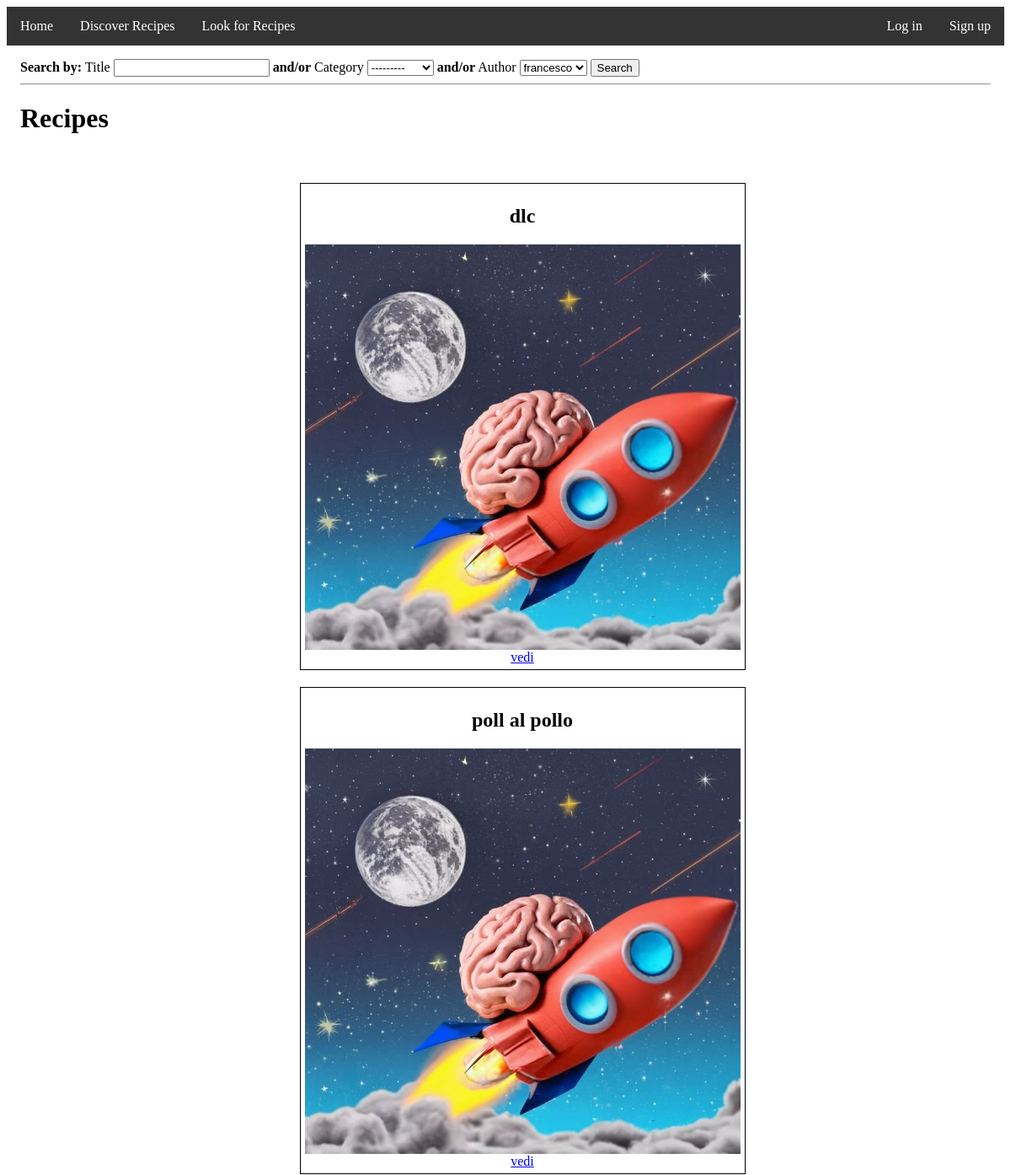
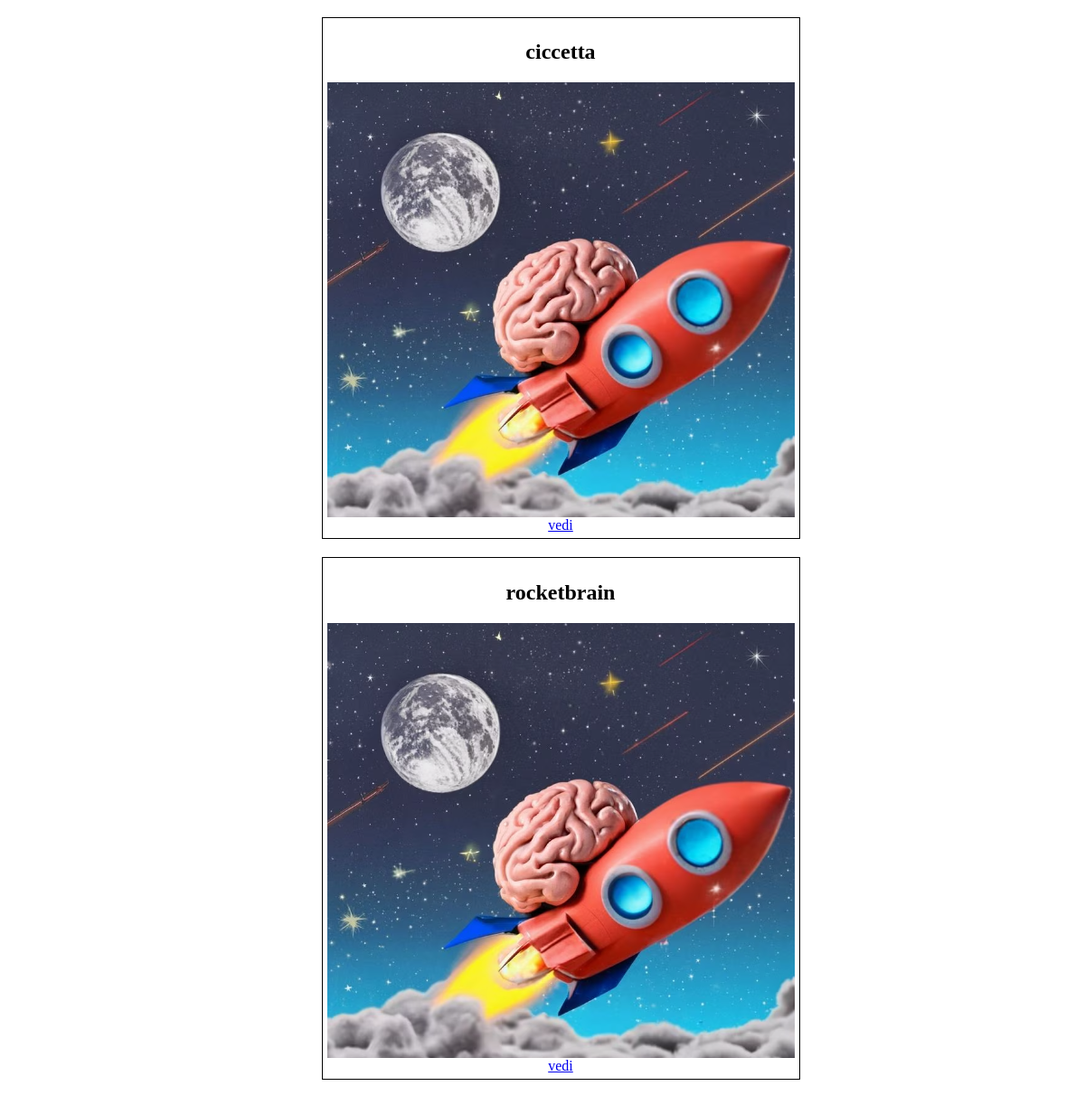
The page /search/ on the database as committed earlier (2 pictures, top to bottom).
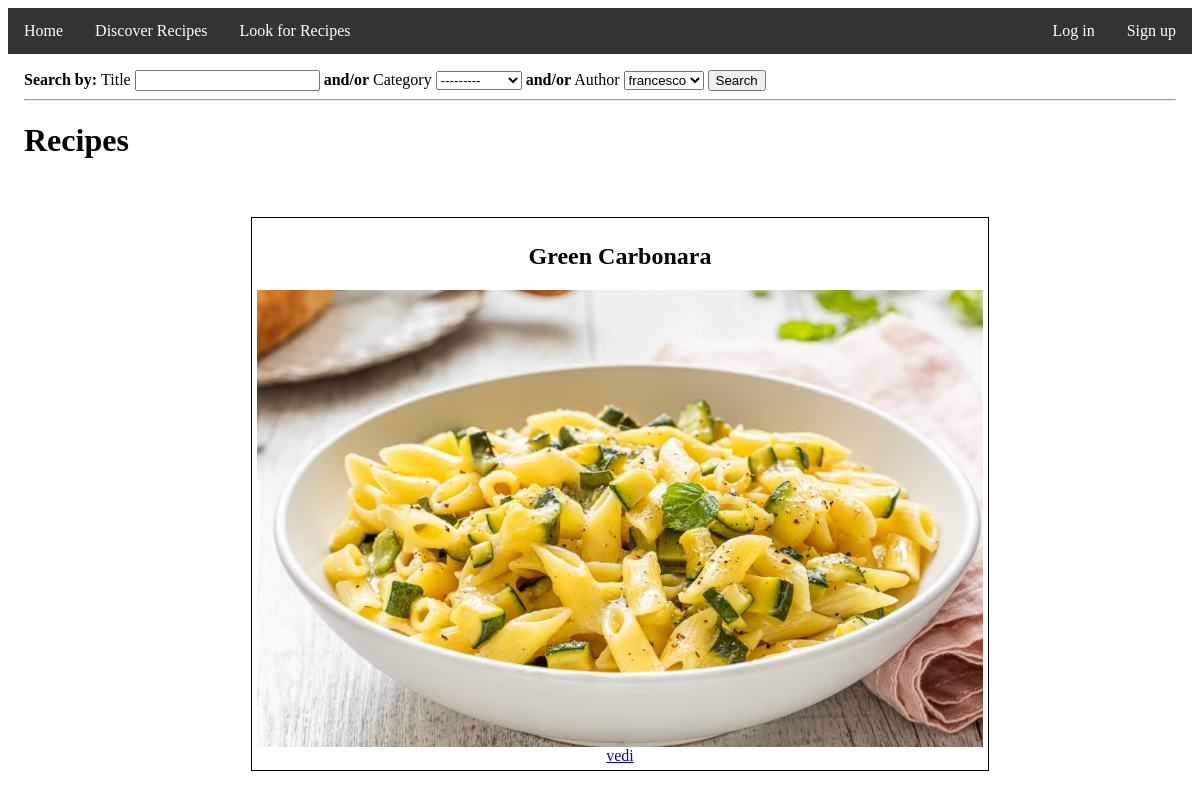
The same page on the database as committed later.
### recipes/models.py (models this page shows, shortened)
class Recipe(models.Model):
    title = models.CharField(max_length=200)
    author = models.ForeignKey(User, on_delete=models.CASCADE, default='', null=True)
    category = models.ForeignKey(Category, on_delete=models.CASCADE)
    description = models.TextField(max_length=2000)
    ingredients = models.CharField(max_length=2000, default='')
    instructions = models.CharField(max_length=2000, default='')
    image = models.ImageField(upload_to='images/', default='')

### recipes/views.py (the view, shortened to what this page needs)
# urls.py: path('search/', views.SearchListView.as_view(), name="search-list"),
class SearchListView(ListView):
    model = models.Recipe
    template_name = 'Search.html'
    form_class = RecipeSearchForm
    context_object_name = 'recipes'
    def get(self, request, *args, **kwargs):
        form = self.form_class(request.GET)
        recipe = models.Recipe.objects.all()
        if form.is_valid():
            title = form.cleaned_data.get('title')
            category = form.cleaned_data.get('category')
            author = form.cleaned_data.get('author')
            if title:
                recipe = recipe.filter(title__icontains=title)
            if category:
                recipe = recipe.filter(category=category)
            if author:
                recipe = recipe.filter(author=author)
        context = {
            'form': form,
            "recipes": recipe
        }
        return render(request, self.template_name, context)

### recipes/forms.py
class RecipeSearchForm(ModelForm):
    class Meta:
        model = Recipe
        fields = ['title', 'author', 'category']
    def __init__(self, *args, **kwargs):
        super().__init__(*args, **kwargs)
        self.fields['title'].required = False
        self.fields['author'].required = False
        self.fields['category'].required = False

### recipes/models.py (called while the page is built)
    def __str__(self):
        return self.type

### templates/Search.html (shortened to what this page needs)
{% extends "Base.html" %}
{% block content %}
    <form method="GET">
        <b>Search by: </b> {{ form.title.label }} {{ form.title }}
        <b>and/or</b> {{ form.category.label }} {{ form.category }}
        <b>and/or</b> {{ form.author.label }} {{ form.author }}
        <button type="submit">Search</button>
    </form>
    <hr>
    <h1>Recipes</h1>
    <div class="recipes">
        <ul>
            {% for recipe in recipes %}
                <div class="box">
                    <h2>{{ recipe.title }}</h2>
                    <img class="recipe_img" src="{{ recipe.image.url }}">
                    <li><a href="{% url 'recipe-detail' recipe.pk %}">vedi</a></li>
                </div>
            {% endfor %}
        </ul>
    </div>
{% endblock %}

Rows that differ between the two databases and show on the page:
removed Recipe: title "dlc", image (picture)
removed Recipe: title "poll al pollo", image (picture)
removed Recipe: title "ciccetta", image (picture)
removed Recipe: title "rocketbrain", image (picture)
added Recipe: title "Green Carbonara", image (picture)
